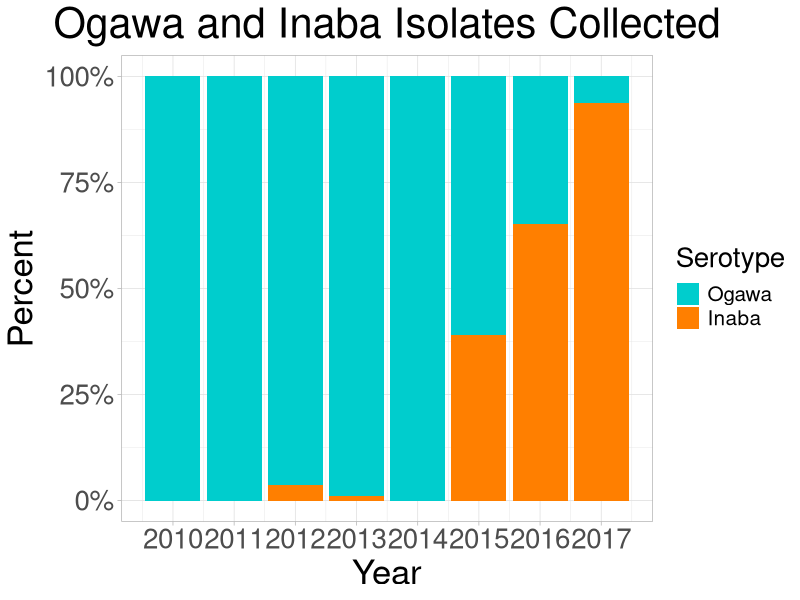

Source code (R):
library(reshape2)
library(scales)
library(tidyr)
library(dplyr)
library(ggplot2)

#my data
df = data.frame("Year" = seq(2010,2017,by = 1), "Ogawa" = c(27, 14, 26,	195,	18,	14,	60,	7), "Inaba" = c(0,	0,	1,	2,	0,	9,	112, 103))

dfm = melt(df, id.vars = "Year")

samp_plot <- ggplot(dfm,aes(x = Year, y = value,fill = variable)) + theme_light() +
  geom_bar(position = "fill",stat = "identity") + scale_y_continuous(labels = percent_format()) +
  scale_x_continuous(breaks = 2010:2017,labels= as.character(seq(2010,2017,by = 1))) + ggtitle("Ogawa and Inaba Isolates Collected") +
  theme(plot.title = element_text(hjust = 0.5, size = 30), 
        legend.title = element_text(vjust = 1, size = 20), legend.text = element_text(size = 15), 
        axis.title.x=element_text(vjust = 1, size = 25), axis.text.x = element_text(size = 20), 
        axis.title.y=element_text(vjust = 1, size = 25), axis.text.y = element_text(size = 20)) +
  scale_fill_manual(name = "Serotype", labels = c("Ogawa", "Inaba"), values=c("cyan3", "darkorange1")) 

print(samp_plot + labs(y = "Percent", x = "Year"))
